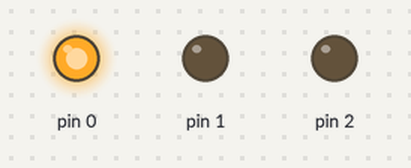
A sketch run on a simulated Arduino Uno, built with avr-gcc and run on an emulated ATmega328P. On the bench: output pins drawn as LEDs (lit = HIGH).

Above: at 0.5 s.
At 1.5 s:
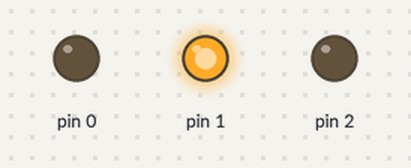
At 5.5 s:
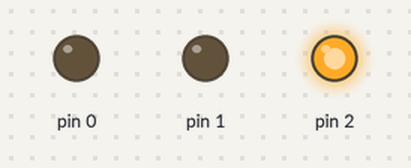
Timing chart, 0 to 6.9 s (numbered marks = the images above):
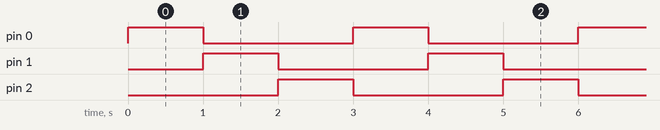

Measured:
- by itself, pin 0–2: alternates HIGH for 1.0 s and LOW for 2.0 s
- by itself, everything shown: repeats every 3.0 s, in 3 steps

The sketch:

Task1_Traffic_Light_.ino
```cpp
// C++ code
//
void setup()
{
  pinMode(0, OUTPUT);
  pinMode(1, OUTPUT);
  pinMode(2, OUTPUT);
}

void loop()
{
  digitalWrite(0, HIGH);
  digitalWrite(1, LOW);
  digitalWrite(2, LOW);
  delay(1000); // Wait for 1000 millisecond(s)

  digitalWrite(1, HIGH);
  digitalWrite(0, LOW);
  digitalWrite(2, LOW);
  delay(1000); // Wait for 1000 millisecond(s)

  digitalWrite(2, HIGH);
  digitalWrite(0, LOW);
  digitalWrite(1, LOW);
  delay(1000); // Wait for 1000 millisecond(s)
}
```
